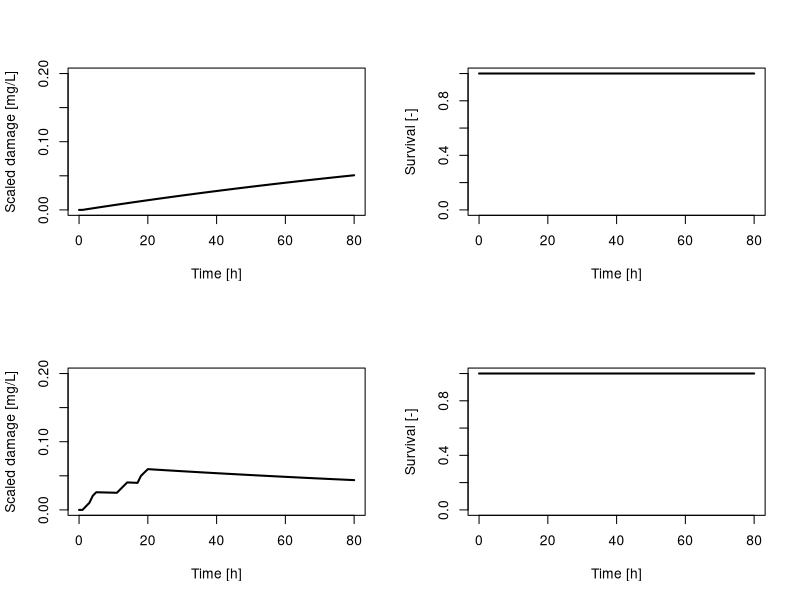

Here is the R script that generated this plot:
#Exercise 8
# Based on the script from Exercise 6 and the parameter values estimated in Exercise 7 (but hb = 0), 
# simulate the effects for the two exposure profiles used in Exercise 2. 
# What do you observe, and why?
  
  
#packages, settings
library(deSolve)


#toxicokinetic-toxicodynamic function 
F_tktd <- function(t, y,  pars, input) {
  with(as.list(c(y, pars)), {
    #exposure concentration
    Cw     <- input(t)
    #damage
    dD <- kd*(Cw - D)
    #hazard
    dH  <- b*(max(0,D-z))+hb
    
    return(list(c(dD, dH))) 
  })
}

#Input from file
conc <- read.csv("exposure_scenario.csv", header=FALSE, sep=",", skip=1)
t <- conc[,1]           #time vector

par(mfrow=c(2,2))

for (i in 1:2) {
    Cw <- approxfun(t, conc[,1+i],  rule = 2, method = "constant") #interpolation
    
    #Initial state variables
    ini=c(D=0, H=0)
    
    #parameters
    pars<-c(z=0.0716, 
            b=0.017, #kk in morse
            kd=0.00523,
            hb=0) 
    
    #call function, collect outputs
    out<- lsoda(y = ini,times = t, func = F_tktd, pars, input=Cw)
    
    #plot results
    plot(out[,1], out[,2], type="l", lty= 1, lwd=2, col="black", xlab = "Time [h]", ylab = "Scaled damage [mg/L]", ylim=c(0, 0.2))
    
    plot(out[,1], exp(-out[,3]), type="l", lty= 1, lwd=2, col="black", xlab = "Time [h]", ylab = "Survival [-]", ylim=c(0, 1))
    
}    
        
